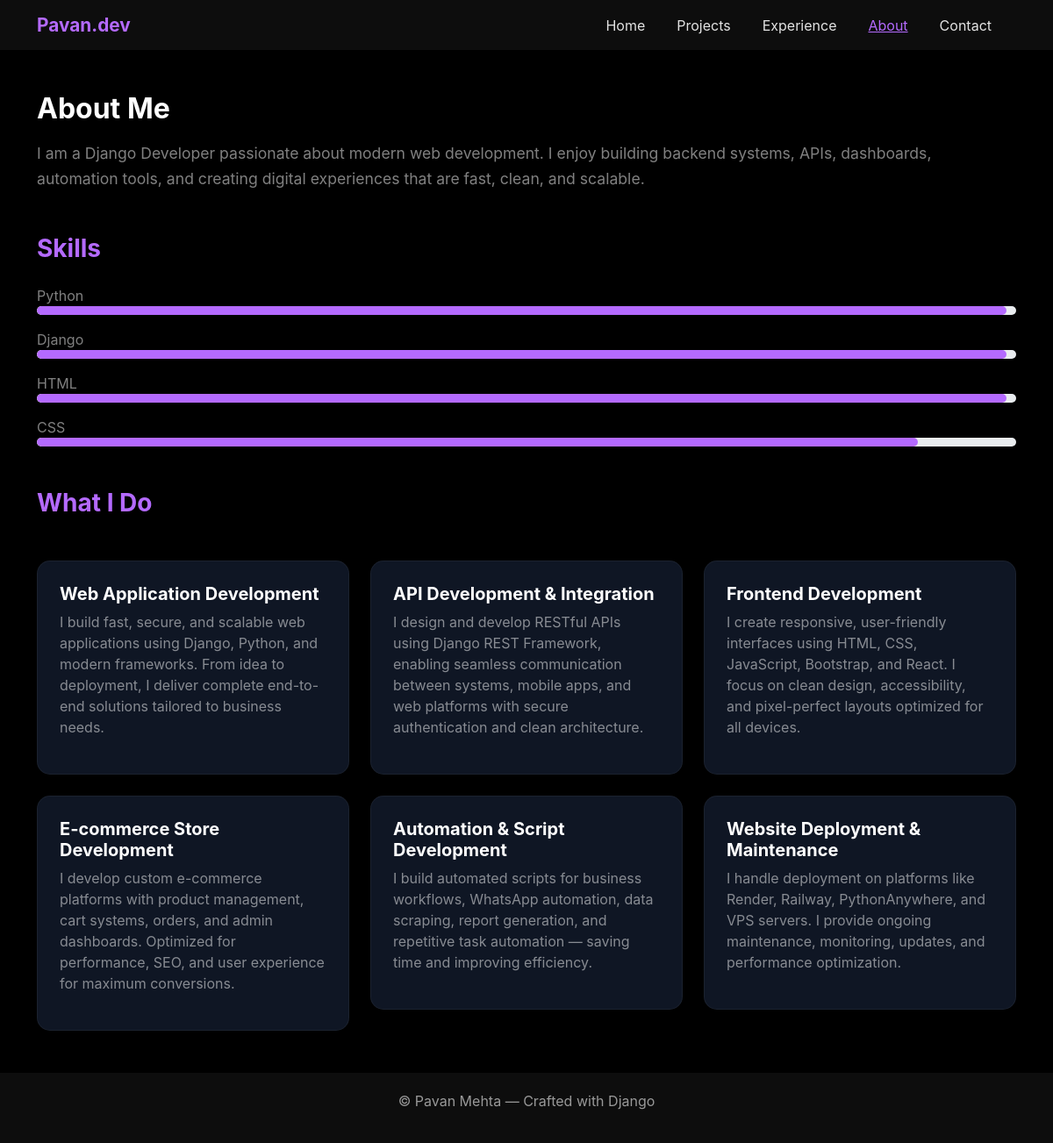
The page /about/ on the database its author committed.
### core/models.py (models this page shows, shortened)
class Skill(models.Model):
    name = models.CharField(max_length=100)
    proficiency = models.IntegerField(help_text="Proficiency level from 1 to 100")

class Service(models.Model):
    title = models.CharField(max_length=200)
    description = models.TextField()

### core/views.py (the view)
# urls.py: path('about/', views.about, name="about"),
def about(request):
    skills = Skill.objects.all().order_by('-proficiency')
    services = Service.objects.all()
    return render(request, "pages/about.html", {
        "skills": skills,
        "services": services
    })

### templates/pages/about.html (shortened to what this page needs)
{% extends "base/base.html" %}
{% load static %}
{% block content %}
<div class="container py-5">
    <h2 class="fw-bold" data-aos="fade-up">About Me</h2>
    <p class="mt-3 text-white-50" style="font-size: 1.1rem; line-height:1.7;" data-aos="fade-up" data-aos-delay="100">
        I am a Django Developer passionate about modern web development.
        I enjoy building backend systems, APIs, dashboards, automation tools,
        and creating digital experiences that are fast, clean, and scalable.
    </p>
    <h3 class="mt-5 fw-bold" style="color:#b46aff;" data-aos="fade-up">Skills</h3>
    <div class="mt-4">
        {% for skill in skills %}
        <div class="mb-3" data-aos="fade-right" data-aos-delay="{{ forloop.counter0 }}00">
            <label class="text-white-50">{{ skill.name }}</label>
            <div class="progress" style="height: 10px; border-radius:10px;">
                <div class="progress-bar"
                     style="width: {{ skill.proficiency }}%; background-color:#b46aff; border-radius:10px;">
                </div>
            </div>
        </div>
        {% empty %}
        <p class="text-white-50">No skills added yet.</p>
        {% endfor %}
    </div>
    <h3 class="mt-5 fw-bold" style="color:#b46aff;" data-aos="fade-up">What I Do</h3>
    <div class="row mt-4 g-4">
        {% for s in services %}
        <div class="col-md-4" data-aos="zoom-in" data-aos-delay="{{ forloop.counter0 }}00">
            <div style="background:#0f1624; padding:25px; border-radius:15px; border:1px solid rgba(255,255,255,0.05);">
                <h5 class="fw-bold text-white">{{ s.title }}</h5>
                <p class="text-white-50 mt-2">{{ s.description }}</p>
            </div>
        </div>
        {% empty %}
        <p class="text-white-50">No services available.</p>
        {% endfor %}
    </div>
</div>
{% endblock %}

### templates/base/base.html (style rules this page uses)
body { background-color: #000; color: #fff; font-family: 'Inter', sans-serif; }

### rows shown on the page
Skill: name "Python", proficiency 99 (drawn)
Skill: name "Django", proficiency 99 (drawn)
Skill: name "HTML", proficiency 99 (drawn)
Skill: name "CSS", proficiency 90 (drawn)
Service: title "Web Application Development", description "I build fast, secure, and scalable web applications using Django, Python, and modern frameworks. From idea to deployment, I deliver complete end-to-end solutions tailored to business needs."
Service: title "API Development & Integration", description "I design and develop RESTful APIs using Django REST Framework, enabling seamless communication between systems, mobile apps, and web platforms with secure authentication and clean architecture."
Service: title "Frontend Development", description "I create responsive, user-friendly interfaces using HTML, CSS, JavaScript, Bootstrap, and React. I focus on clean design, accessibility, and pixel-perfect layouts optimized for all devices."
Service: title "E-commerce Store Development", description "I develop custom e-commerce platforms with product management, cart systems, orders, and admin dashboards. Optimized for performance, SEO, and user experience for maximum conversions."
Service: title "Automation & Script Development", description "I build automated scripts for business workflows, WhatsApp automation, data scraping, report generation, and repetitive task automation — saving time and improving efficiency."
Service: title "Website Deployment & Maintenance", description "I handle deployment on platforms like Render, Railway, PythonAnywhere, and VPS servers. I provide ongoing maintenance, monitoring, updates, and performance optimization."
